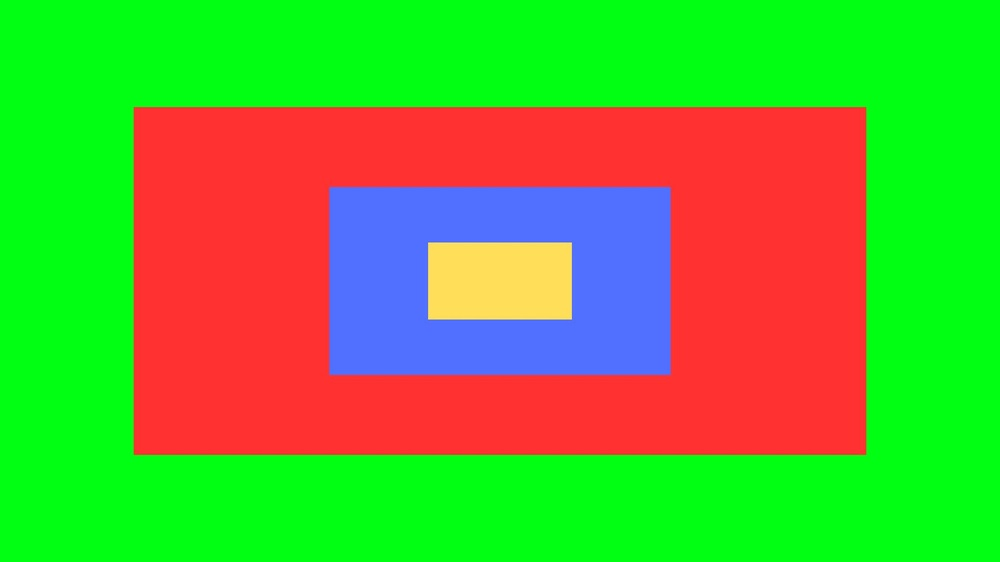
#> input picture fall25_cro/nested_rectangles.jpg, 1000 x 562 px, shrunk from 1920 x 1080 before the run
$ python recognize_rectangles.py
#> lines starting #> are read from the running program, lines starting #| are printed output that depends on the picture; after the words box and inside, x2 and y2 are one past the last pixel; in counts of white or black regions, pixels touching at a corner belong together
import cv2
import numpy as np

image = cv2.imread('nested_rectangles.jpg')
#> image is the input picture: shape (562, 1000, 3); mean B, G, R 52.9, 170.9, 99.7

#convert to HSV hue saturation value, for better color detection
hsv_image = cv2.cvtColor(image, cv2.COLOR_BGR2HSV)
#> hsv_image: shape (562, 1000, 3); mean H, S, V 46.4, 227.7, 253.6

#color ranges
color_ranges = {
	'green': [([40, 100, 100], [80, 255, 255])],
	'red': [([0, 150, 150], [10, 255, 255]), ([170, 150, 150], [179, 255, 255])],
	'blue': [([100, 150, 150], [130, 255, 255])],
	'yellow': [([20, 150, 150], [30, 255, 255])]
}

detected_centers = {}

#find colors, find contours, get center.
for color_name, hsv_ranges in color_ranges.items():

	combined_mask = None

	for lower_hsv, upper_hsv in hsv_ranges:
		lower_bound = np.array(lower_hsv, dtype=np.uint8)
		upper_bound = np.array(upper_hsv, dtype=np.uint8)

		mask = cv2.inRange(hsv_image, lower_bound, upper_bound)

		if combined_mask is None:
			combined_mask = mask
		else:
			combined_mask = cv2.bitwise_or(combined_mask, mask)


	#hierarchy information unneeded. RETR_TREE (all) or RETR_EXTERNAL (less data but have what we need)
	contours, _ = cv2.findContours(combined_mask, cv2.RETR_EXTERNAL, cv2.CHAIN_APPROX_SIMPLE)

	#find largest contour first
	if contours:
		largest_contour = max(contours, key=cv2.contourArea)

		M = cv2.moments(largest_contour)

		# Check if the area is not zero to avoid division by zero error
		if M["m00"] != 0:
			#get center
			cX = int(M["m10"] / M["m00"])
			cY = int(M["m01"] / M["m00"])

			#top-left corner of each box is where the text will be written. circle at center
			x_text, y_text, w, h = cv2.boundingRect(largest_contour)

			#store center point
			detected_centers[color_name] = (cX, cY)

			#draw on original image VERIFICATION
			# Draw the contour
			cv2.drawContours(image, [largest_contour], -1, (0, 0, 0), 2)
			# Draw the center point
			cv2.circle(image, (cX, cY), 7, (0, 0, 0), -1)
			# Put the color name and coordinates text
			cv2.putText(image, f"{color_name} ({cX}, {cY})", (x_text+10, y_text+20),
			cv2.FONT_HERSHEY_SIMPLEX, 0.5, (0, 0, 0), 2)
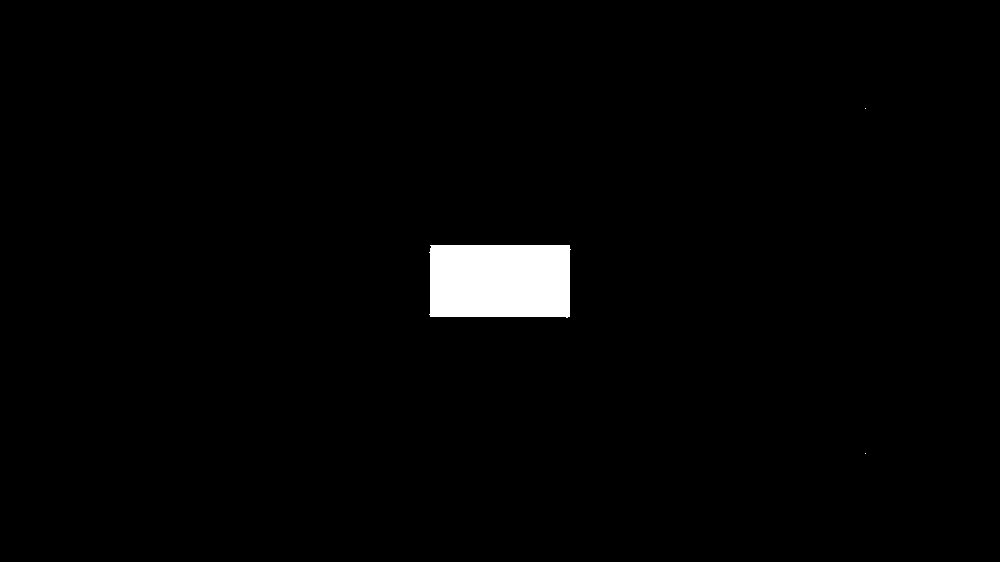
#> combined_mask: shape (562, 1000); 1.8% white; 3 white regions (2 under 20 px), largest, box (x1, y1, x2, y2) and area: (429, 245, 571, 318) 10083
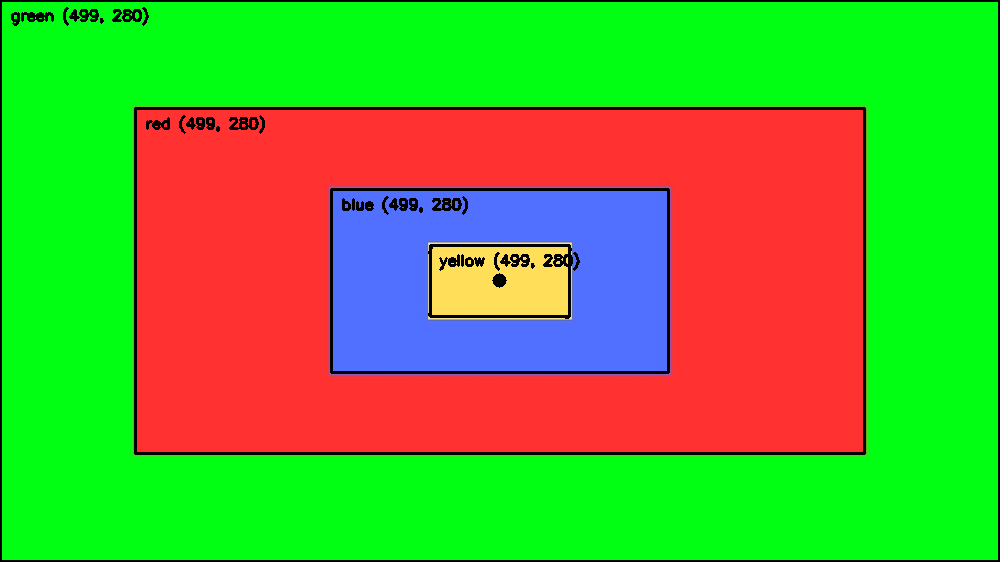
#> image: shape (562, 1000, 3); 3.71% of pixels changed, all inside (x1, y1, x2, y2) = (0, 0, 1000, 562)
#> after the loop, detected_centers = {'green': (499, 280), 'red': (499, 280), 'blue': (499, 280), 'yellow': (499, 280)}

if 'yellow' in detected_centers:
	print("Successfully detected the yellow center")
	print(f"Target Center Coordinates: {detected_centers['yellow']}")
#| Target Center Coordinates: (499, 280)
	#logic to move the calibrating head forwards
else:
	print("yellow center not fully detected")


#display image VERIFICATION
cv2.imshow('Detections', image)
cv2.waitKey(0) #close window upon keypress
cv2.destroyAllWindows()
